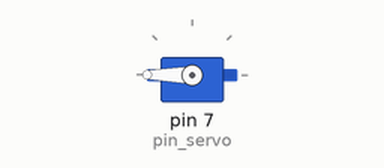
A sketch run on a simulated Arduino Uno, built with avr-gcc and run on an emulated ATmega328P. Shown: servo.

Above: at 0.05 s.
Timing chart, 0 to 3.5 s (numbered marks = the images above):
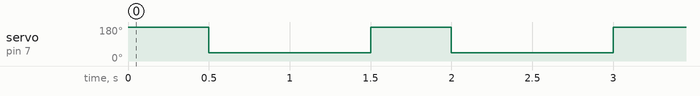

Measured:
- by itself, servo on pin 7 (pin_servo): alternates 180° for 0.50 s and 45° for 1.0 s

The sketch:

teste_servo_motor.ino
```cpp
#include <Servo.h>

// configurando a pinagem
#define pin_servo 7

Servo myservo;

void setup () {
    myservo.attach(pin_servo);
}

void loop () {
  myservo.write(180); // Comando para mandar o servo para posição 0
  delay(500);         // Espera de 500 ms
  myservo.write(45);  // Comando para mandar o servo para posição 90
  delay(1000);  // Espera de 1000 ms
}
```
